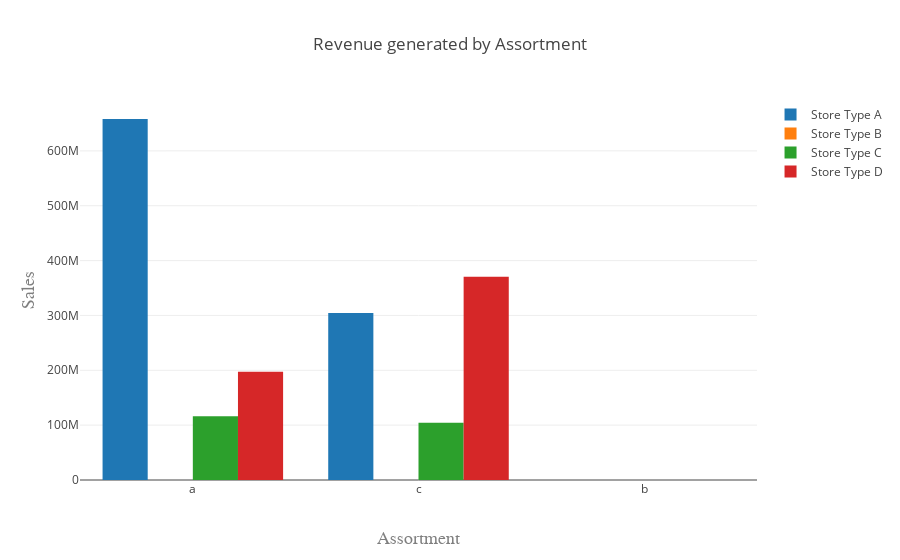

This figure's notebook cell:
### Code cell
salesassortment= mergedtable[['StoreType','Assortment', 'Sales']]
salesassortment= salesassortment.groupby(['StoreType','Assortment']).sum().sort_values(by='Sales',ascending=False)
salesassortment= salesassortment.reset_index()

a = salesassortment[salesassortment['StoreType']=='a']
b = salesassortment[salesassortment['StoreType']=='b']
c = salesassortment[salesassortment['StoreType']=='c']
d = salesassortment[salesassortment['StoreType']=='d']


trace1 = go.Bar(
    x=a['Assortment'],
    y=a['Sales'],
    name='Store Type A'
)
trace2 = go.Bar(
    x=b['Assortment'],
    y=b['Sales'],
    name='Store Type B'
)

trace3 = go.Bar(
    x=c['Assortment'],
    y=c['Sales'],
    name='Store Type C'
)

trace4 = go.Bar(
    x=d['Assortment'],
    y=d['Sales'],
    name='Store Type D'
)

data = [trace1, trace2, trace3, trace4]

layout = go.Layout(
    title='Revenue generated by Assortment',
    barmode='group',
    xaxis=dict(
        title='Assortment',
        titlefont=dict(
            family='Courier New, monospace',
            size=18,
            color='#7f7f7f'
        )
    ),
    yaxis=dict(
        title='Sales',
        autorange = True,
        titlefont=dict(
            family='Courier New, monospace',
            size=18,
            color='#7f7f7f'
        )
    )
)

fig = go.Figure(data=data, layout=layout)
iplot(fig, filename='grouped-bar')

### Figure 1 — Plotly figure (JSON) as saved in the notebook; plotly's stock layout.template omitted (floating-point values rounded to 4 significant figures)
{"data": [{"name": "Store Type A", "type": "bar", "x": ["a", "c", "b"], "y": [658101339, 304343798, null]}, {"name": "Store Type B", "type": "bar", "x": ["a", "b", "c"], "y": [null, null, null]}, {"name": "Store Type C", "type": "bar", "x": ["a", "c", "b"], "y": [116317788, 104428830, null]}, {"name": "Store Type D", "type": "bar", "x": ["c", "a", "b"], "y": [370421061, 197415324, null]}], "layout": {"barmode": "group", "title": "Revenue generated by Assortment", "xaxis": {"title": "Assortment", "titlefont": {"color": "#7f7f7f", "family": "Courier New, monospace", "size": 18}}, "yaxis": {"autorange": true, "title": "Sales", "titlefont": {"color": "#7f7f7f", "family": "Courier New, monospace", "size": 18}}}}
